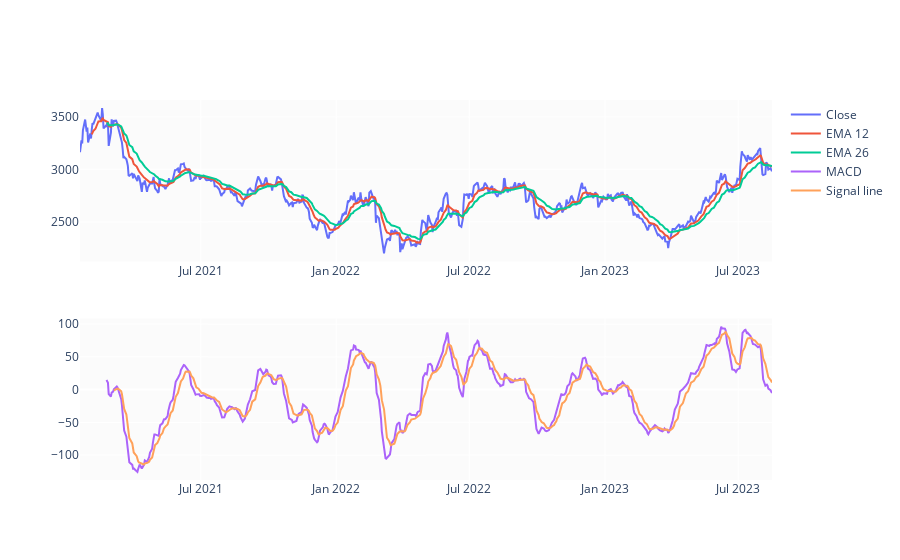

The cell this chart's notebook holds for it:
### Code cell
EMA_12 = pd.Series(df['Close'].ewm(span=12, min_periods=12).mean())
EMA_26 = pd.Series(df['Close'].ewm(span=26, min_periods=26).mean())
df['MACD'] = pd.Series(EMA_12 - EMA_26)
df['MACD_signal'] = pd.Series(df.MACD.ewm(span=9, min_periods=9).mean())

fig = make_subplots(rows=2, cols=1)
fig.add_trace(go.Scatter(x=df.Date, y=df.Close, name='Close'), row=1, col=1)
fig.add_trace(go.Scatter(x=df.Date, y=EMA_12, name='EMA 12'), row=1, col=1)
fig.add_trace(go.Scatter(x=df.Date, y=EMA_26, name='EMA 26'), row=1, col=1)
fig.add_trace(go.Scatter(x=df.Date, y=df['MACD'], name='MACD'), row=2, col=1)
fig.add_trace(go.Scatter(x=df.Date, y=df['MACD_signal'], name='Signal line'), row=2, col=1)
fig.show()

### Figure 1 — Plotly figure (JSON) as saved in the notebook; plotly's stock layout.template omitted (floating-point values rounded to 4 significant figures; data arrays with more than 128 entries replaced by an {"elided": "..."} marker saying what was removed)
{"data": [{"name": "Close", "type": "scatter", "x": {"elided": "639 str values"}, "xaxis": "x", "y": {"elided": "639 float values"}, "yaxis": "y"}, {"name": "EMA 12", "type": "scatter", "x": {"elided": "639 str values"}, "xaxis": "x", "y": {"elided": "639 float values"}, "yaxis": "y"}, {"name": "EMA 26", "type": "scatter", "x": {"elided": "639 str values"}, "xaxis": "x", "y": {"elided": "639 float values"}, "yaxis": "y"}, {"name": "MACD", "type": "scatter", "x": {"elided": "639 str values"}, "xaxis": "x2", "y": {"elided": "639 float values"}, "yaxis": "y2"}, {"name": "Signal line", "type": "scatter", "x": {"elided": "639 str values"}, "xaxis": "x2", "y": {"elided": "639 float values"}, "yaxis": "y2"}], "layout": {"xaxis": {"anchor": "y", "domain": [0, 1]}, "xaxis2": {"anchor": "y2", "domain": [0, 1]}, "yaxis": {"anchor": "x", "domain": [0.575, 1]}, "yaxis2": {"anchor": "x2", "domain": [0, 0.425]}}}
